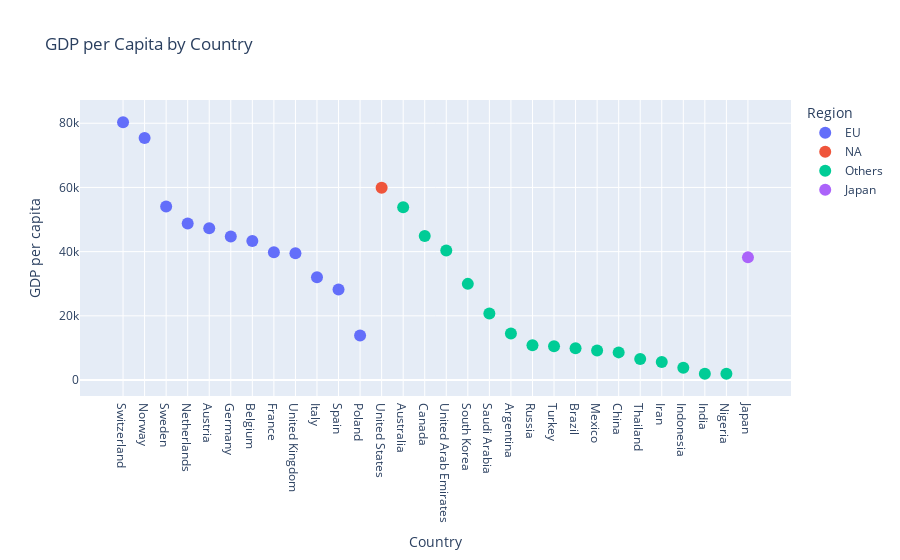

Write notebook code for a chart like this one.
### Code cell
# Create scatter plot
fig = px.scatter(
    gdp_df, x="Country", y="GDP_pc", color="Region", hover_name="Country",
    labels={"GDP_pc": "GDP per capita"}, title="GDP per Capita by Country"
)

# Update color scale
fig.update_traces(marker=dict(size=12))

# Show the plot
fig.show()

### Figure 1 — Plotly figure (JSON) as saved in the notebook; plotly's stock layout.template omitted (floating-point values rounded to 4 significant figures)
{"data": [{"hovertemplate": "<b>%{hovertext}</b><br><br>Region=EU<br>Country=%{x}<br>GDP per capita=%{y}<extra></extra>", "hovertext": ["Switzerland", "Norway", "Sweden", "Netherlands", "Austria", "Germany", "Belgium", "France", "United Kingdom", "Italy", "Spain", "Poland"], "legendgroup": "EU", "marker": {"color": "#636efa", "size": 12, "symbol": "circle"}, "mode": "markers", "name": "EU", "orientation": "v", "showlegend": true, "type": "scatter", "x": ["Switzerland", "Norway", "Sweden", "Netherlands", "Austria", "Germany", "Belgium", "France", "United Kingdom", "Italy", "Spain", "Poland"], "xaxis": "x", "y": [80296, 75428, 54075, 48796, 47261, 44680, 43325, 39827, 39532, 32038, 28175, 13871], "yaxis": "y"}, {"hovertemplate": "<b>%{hovertext}</b><br><br>Region=NA<br>Country=%{x}<br>GDP per capita=%{y}<extra></extra>", "hovertext": ["United States"], "legendgroup": "NA", "marker": {"color": "#EF553B", "size": 12, "symbol": "circle"}, "mode": "markers", "name": "NA", "orientation": "v", "showlegend": true, "type": "scatter", "x": ["United States"], "xaxis": "x", "y": [59939], "yaxis": "y"}, {"hovertemplate": "<b>%{hovertext}</b><br><br>Region=Others<br>Country=%{x}<br>GDP per capita=%{y}<extra></extra>", "hovertext": ["Australia", "Canada", "United Arab Emirates", "South Korea", "Saudi Arabia", "Argentina", "Russia", "Turkey", "Brazil", "Mexico", "China", "Thailand", "Iran", "Indonesia", "India", "Nigeria"], "legendgroup": "Others", "marker": {"color": "#00cc96", "size": 12, "symbol": "circle"}, "mode": "markers", "name": "Others", "orientation": "v", "showlegend": true, "type": "scatter", "x": ["Australia", "Canada", "United Arab Emirates", "South Korea", "Saudi Arabia", "Argentina", "Russia", "Turkey", "Brazil", "Mexico", "China", "Thailand", "Iran", "Indonesia", "India", "Nigeria"], "xaxis": "x", "y": [53831, 44841, 40325, 29958, 20747, 14508, 10846, 10498, 9881, 9224, 8612, 6579, 5628, 3837, 1980, 1969], "yaxis": "y"}, {"hovertemplate": "<b>%{hovertext}</b><br><br>Region=Japan<br>Country=%{x}<br>GDP per capita=%{y}<extra></extra>", "hovertext": ["Japan"], "legendgroup": "Japan", "marker": {"color": "#ab63fa", "size": 12, "symbol": "circle"}, "mode": "markers", "name": "Japan", "orientation": "v", "showlegend": true, "type": "scatter", "x": ["Japan"], "xaxis": "x", "y": [38214], "yaxis": "y"}], "layout": {"legend": {"title": {"text": "Region"}, "tracegroupgap": 0}, "title": {"text": "GDP per Capita by Country"}, "xaxis": {"anchor": "y", "domain": [0, 1], "title": {"text": "Country"}}, "yaxis": {"anchor": "x", "domain": [0, 1], "title": {"text": "GDP per capita"}}}}
